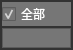
<?xml version="1.0" encoding="UTF-8"?>
<ui version="4.0">
 <class>CheckBoxMenu</class>
 <widget class="QWidget" name="CheckBoxMenu">
  <property name="geometry">
   <rect>
    <x>0</x>
    <y>0</y>
    <width>73</width>
    <height>50</height>
   </rect>
  </property>
  <property name="windowTitle">
   <string>Form</string>
  </property>
  <property name="styleSheet">
   <string notr="true">background-color: rgb(51, 51, 51);
color: rgb(255, 255, 255);</string>
  </property>
  <layout class="QVBoxLayout" name="verticalLayout_2">
   <property name="spacing">
    <number>2</number>
   </property>
   <property name="leftMargin">
    <number>2</number>
   </property>
   <property name="topMargin">
    <number>2</number>
   </property>
   <property name="rightMargin">
    <number>2</number>
   </property>
   <property name="bottomMargin">
    <number>2</number>
   </property>
   <item>
    <widget class="QCheckBox" name="allCheckBox">
     <property name="styleSheet">
      <string notr="true">background-color: rgb(118, 118, 118);</string>
     </property>
     <property name="text">
      <string>全部</string>
     </property>
     <property name="checked">
      <bool>true</bool>
     </property>
    </widget>
   </item>
   <item>
    <widget class="QFrame" name="boxsWgt">
     <property name="styleSheet">
      <string notr="true">background-color: rgb(118, 118, 118);</string>
     </property>
     <property name="frameShape">
      <enum>QFrame::StyledPanel</enum>
     </property>
     <property name="frameShadow">
      <enum>QFrame::Raised</enum>
     </property>
     <layout class="QGridLayout" name="gridLayout">
      <property name="leftMargin">
       <number>0</number>
      </property>
      <property name="topMargin">
       <number>0</number>
      </property>
      <property name="rightMargin">
       <number>0</number>
      </property>
      <property name="bottomMargin">
       <number>0</number>
      </property>
      <property name="spacing">
       <number>0</number>
      </property>
      <item row="0" column="0">
       <layout class="QVBoxLayout" name="m_pVBox"/>
      </item>
     </layout>
    </widget>
   </item>
  </layout>
 </widget>
 <resources/>
 <connections/>
</ui>
